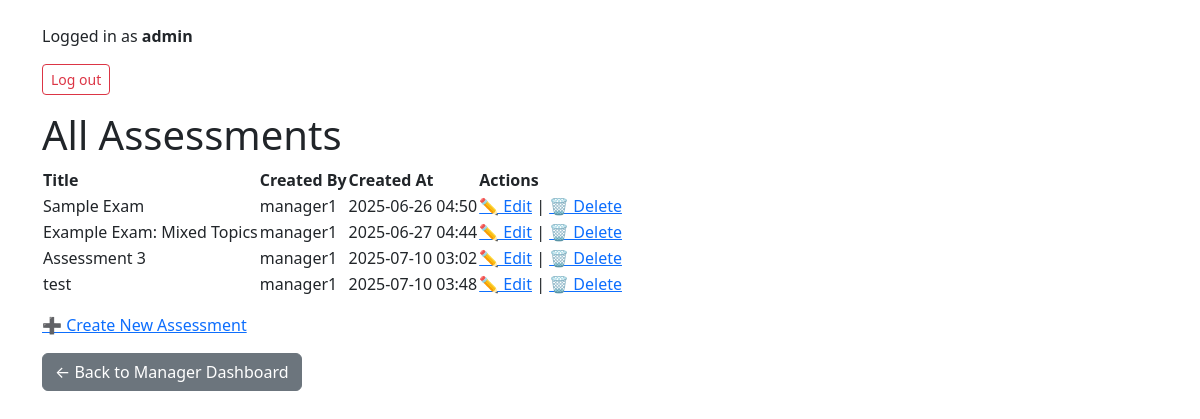
/assessments/ (signed in), run on the app's committed database.
### users/models.py (models this page shows, shortened)
class CustomUser(AbstractUser):
    is_manager = models.BooleanField(default=False)
    is_employee = models.BooleanField(default=True)

### assessments/models.py (models this page shows, shortened)
class Assessment(models.Model):
    title = models.CharField(max_length=255)
    description = models.TextField(blank=True)
    created_by = models.ForeignKey(settings.AUTH_USER_MODEL, on_delete=models.CASCADE, related_name='created_assessments')
    created_at = models.DateTimeField(auto_now_add=True)
    duration_minutes = models.PositiveIntegerField(default=15)
    passing_score = models.PositiveIntegerField(default=80, help_text="Minimum score (in %) required to pass this assessment.")
    allow_retake = models.BooleanField(default=False, help_text="Allow employees to retake this assessment.")
    max_retakes = models.PositiveIntegerField(
        null=True, blank=True,
        help_text="Maximum number of retakes allowed (leave blank for unlimited)."
    )
    time_limit = models.PositiveIntegerField(
        null=True, blank=True,
        help_text="Time limit in minutes (optional). Leave blank for no time limit.",
        validators=[MinValueValidator(1)]
    )

### assessments/views.py (the view)
# urls.py: path('', views.assessment_dashboard, name='assessment_dashboard'),
@login_required
@manager_required
def assessment_dashboard(request):
    assessments = Assessment.objects.all()
    return render(request, 'assessments/assessment_dashboard.html', {'assessments': assessments})

### assessments/views.py (called while the page is built)
def is_manager_or_admin(user):
    return user.is_superuser or user.groups.filter(name='Manager').exists()

def manager_required(view_func):
    @wraps(view_func)
    def wrapped_view(request, *args, **kwargs):
        if not is_manager_or_admin(request.user):
            return render(request, "access_denied.html", status=403)
        return view_func(request, *args, **kwargs)
    return login_required(wrapped_view)

### assessments/templates/assessments/assessment_dashboard.html (shortened to what this page needs)
{% extends "base.html" %}
{% block content %}
<h1>All Assessments</h1>
<table>
  <thead>
    <tr>
      <th>Title</th>
      <th>Created By</th>
      <th>Created At</th>
      <th>Actions</th>
    </tr>
  </thead>
  <tbody>
    {% for assessment in assessments %}
      <tr>
        <td>{{ assessment.title }}</td>
        <td>{{ assessment.created_by.username }}</td>
        <td>{{ assessment.created_at|date:"Y-m-d H:i" }}</td>
        <td>
          <a href="{% url 'assessments:edit_assessment' assessment.id %}">✏️ Edit</a> |
          <a href="{% url 'assessments:delete_assessment' assessment.id %}">🗑️ Delete</a>
        </td>
      </tr>
    {% empty %}
      <tr><td colspan="4">No assessments found.</td></tr>
    {% endfor %}
  </tbody>
</table>
<div class="mt-3">
  <a href="{% url 'assessments:create_assessment' %}">➕ Create New Assessment</a>
</div>
<div class="mt-3">
  <a href="{% url 'manager_dashboard' %}" class="btn btn-secondary">← Back to Manager Dashboard</a>
</div>
{% endblock %}

### templates/base.html (shortened to what this page needs)
<!doctype html>
<html lang="en">
<head>
  <link href="https://cdn.jsdelivr.net/npm/bootstrap@5.3.3/dist/css/bootstrap.min.css" rel="stylesheet">
</head>
<body class="container py-4">
  {% if user.is_authenticated %}
    <div class="mb-3">
      <p>
        Logged in as <strong>{{ user.username }}</strong>
        <form action="{% url 'logout' %}" method="post" class="d-inline">
          <button type="submit" class="btn btn-outline-danger btn-sm">Log out</button>
        </form>
      </p>
    </div>
  {% endif %}
  {% block content %}{% endblock %}
</body>
</html>

### data on the page
CustomUser: username "admin"
Assessment: title "Sample Exam", created_by.username "manager1", created_at "2025-06-26 04:50"
Assessment: title "Example Exam: Mixed Topics", created_by.username "manager1", created_at "2025-06-27 04:44"
Assessment: title "Assessment 3", created_by.username "manager1", created_at "2025-07-10 03:02"
Assessment: title "test", created_by.username "manager1", created_at "2025-07-10 03:48"
